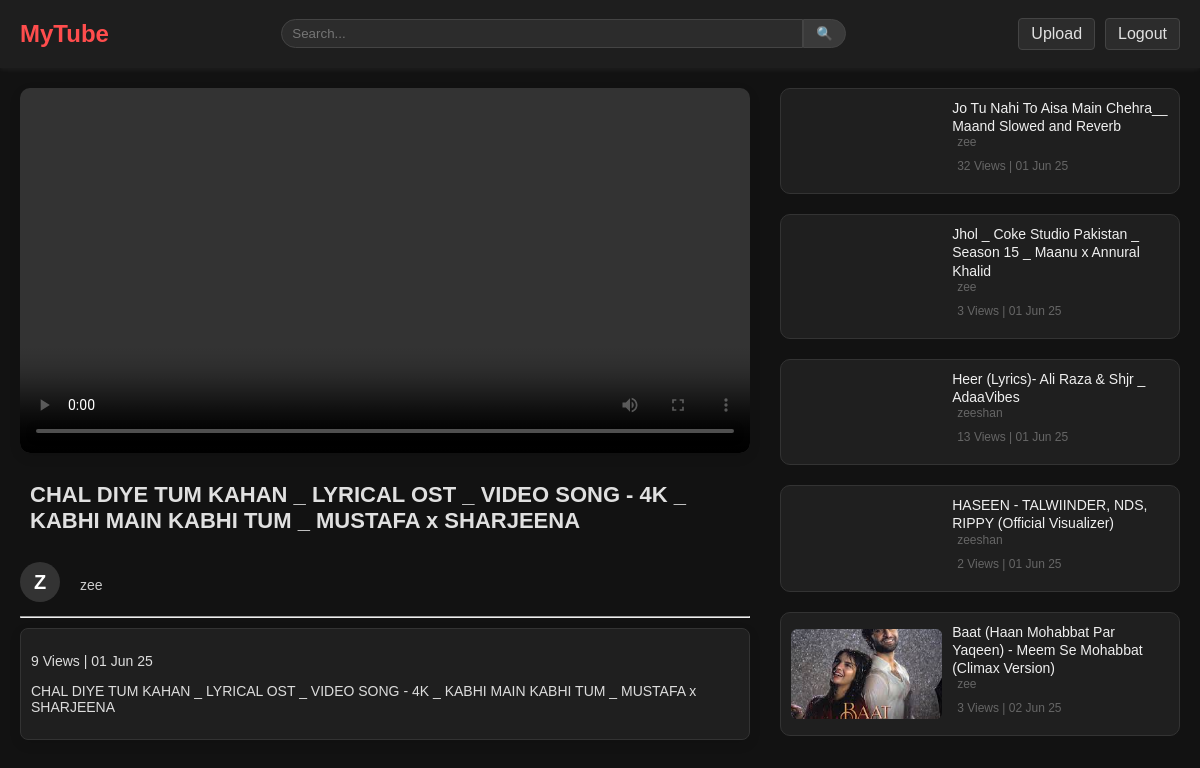
Page /play/3 (signed in) on the committed database.
### youtube_app/models.py (models this page shows, shortened)
class Upload(models.Model):
    title = models.CharField(max_length=200)
    desc = models.TextField(null=True, blank=True)
    video = models.FileField(upload_to='videos')
    thumbnail = models.ImageField(upload_to='thumbnail', null=True, blank=True)
    views = models.IntegerField(default=0)
    date = models.DateTimeField(auto_now_add=True)
    user = models.ForeignKey(User, on_delete=models.CASCADE)

### youtube_app/views.py (the view)
# urls.py: path('play/<int:id>', play, name='play'),
@login_required
def play(request, id):
    video = get_object_or_404(Upload, id=id)
    video.views+=1
    video.save()
    videos = Upload.objects.exclude(id=id)
    users = User.objects.all()
    return render(request, 'view.html', {'video':video, 'videos':videos, 'users':users})

### youtube_app/templates/view.html (shortened to what this page needs)
{% extends "base.html" %}
{% block content %}
<div class="page-grid">
  <div class="player-section">
    <video class="player-video" controls autoplay poster="{% if video.thumbnail %}{{ video.thumbnail.url }}{% endif %}">
      <source src="{{ video.video.url }}" type="video/mp4">
    </video>
    <h2 class="player-video-title">{{ video.title }}</h2>
    <div class="user">
      <div class="avatar-circle">
        {{ video.user.username|slice:":1"|upper }}
      </div>
      <p class="player-video-user">{{video.user.username}}</p>
    </div>
    <hr>
    <div class="player-video-desc">
      <p>{{video.views}} Views | {{video.date|date:'d M y'}}</p>
      <p>{{ video.desc }}</p>
    </div>
  </div>
  <div class="sidebar-section">
  {% for vid in videos %}
    {% if vid.id != video.id %}
    <a href="{% url 'play' vid.id %}">
      <div class="suggestion-card">
        <video class="suggestion-thumb" poster="{% if vid.thumbnail %}{{ vid.thumbnail.url }}{% endif %}" muted>
          <source src="{{ vid.video.url }}" type="video/mp4">
        </video>
        <div class="suggestion-content">
          <div class="suggestion-title">{{ vid.title }}</div>
          <div class="details">
            <p>{{vid.user.username}}</p>
            <p>{{vid.views}} Views | {{vid.date|date:'d M y'}}</p>
          </div>
        </div>
      </div>
    </a>
    {% endif %}
  {% endfor %}
</div>
{% endblock %}

### static/style.css (style rules this page uses)
body { margin: 0; font-family: Arial, sans-serif; }
body, html { margin: 0; padding: 0; max-width: 100vw; overflow-x: hidden; background-color: #121212; color: #e0e0e0; }
a { text-decoration: none; }
.details p { font-size: 12px; color: #666; padding: 0 5px 10px; margin: 0; }
.page-grid { display: grid; grid-template-columns: 4fr 1fr; gap: 30px; padding: 20px; max-width: 1200px; margin: auto; justify-content: space-around; }
.player-section { flex: 2; }
.player-video { width: 100%; border-radius: 10px; box-shadow: 0 4px 12px rgba(0, 0, 0, 0.1); }
.player-video-title { font-size: 22px; font-weight: 600; margin-top: 15px; padding: 10px; }
.player-video-user { font-size: 14px; color: #555; margin: 5px 0; padding: 10px; }
.player-video-desc { box-shadow: 0 4px 12px rgba(0, 0, 0, 0.1); background-color: #1f1f1f; color: #ddd; border: 1px solid #333; padding: 10px; border-radius: 8px; margin-top: 10px; margin-bottom: 10px; font-size: 14px; }
.suggestion-card { max-width: 100%; width: 400px; display: flex; flex-direction: row; align-items: center; border-radius: 10px; overflow: hidden; gap: 10px; padding: 10px; transition: box-shadow 0.2s ease; box-sizing: border-box; background-color: #1f1f1f; color: #ddd; border: 1px solid #333; }
.suggestion-thumb { width: 40%; height: auto; max-height: 90px; object-fit: cover; border-radius: 6px; flex-shrink: 0; }
.suggestion-title { font-size: 14px; font-weight: 500; color: #f0f0f0; line-height: 1.3; }
.suggestion-content { display: flex; flex-direction: column; justify-content: center; }
.sidebar-section { display: flex; flex-direction: column; gap: 20px; }
.avatar-circle { width: 40px; height: 40px; background-color: #333; color: white; font-weight: bold; font-size: 20px; text-align: center; line-height: 40px; border-radius: 50%; margin-right: 10px; }
.user { display: flex; }
.user p { font-size: 14px; color: #ccc; }
img, video { max-width: 100%; height: auto; }

### rows in the picture
Upload: title "CHAL DIYE TUM KAHAN _ LYRICAL OST _ VIDEO SONG - 4K _ KABHI MAIN KABHI TUM _ MUSTAFA x SHARJEENA", user.username "Z", user.username "zee", views "9", date "01 Jun 25", desc "CHAL DIYE TUM KAHAN _ LYRICAL OST _ VIDEO SONG - 4K _ KABHI MAIN KABHI TUM _ MUSTAFA x SHARJEENA"
Upload: title "Jo Tu Nahi To Aisa Main Chehra__ Maand Slowed and Reverb", user.username "zee", views "32", date "01 Jun 25"
Upload: title "Jhol _ Coke Studio Pakistan _ Season 15 _ Maanu x Annural Khalid", user.username "zee", views "3", date "01 Jun 25"
Upload: title "Heer (Lyrics)- Ali Raza & Shjr _ AdaaVibes", user.username "zeeshan", views "13", date "01 Jun 25"
Upload: title "HASEEN - TALWIINDER, NDS, RIPPY (Official Visualizer)", user.username "zeeshan", views "2", date "01 Jun 25"
Upload: title "Baat (Haan Mohabbat Par Yaqeen) - Meem Se Mohabbat (Climax Version)", user.username "zee", views "3", date "02 Jun 25"
